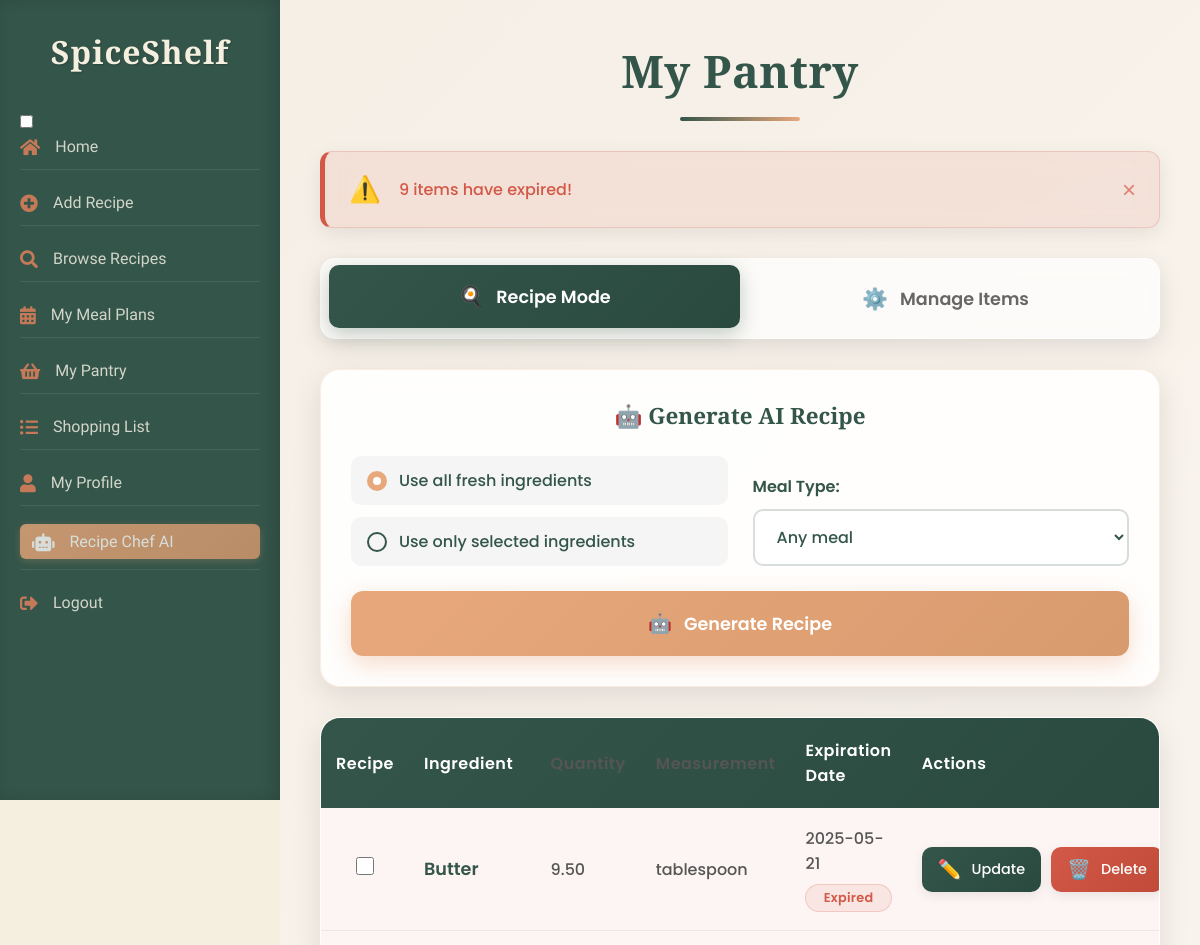
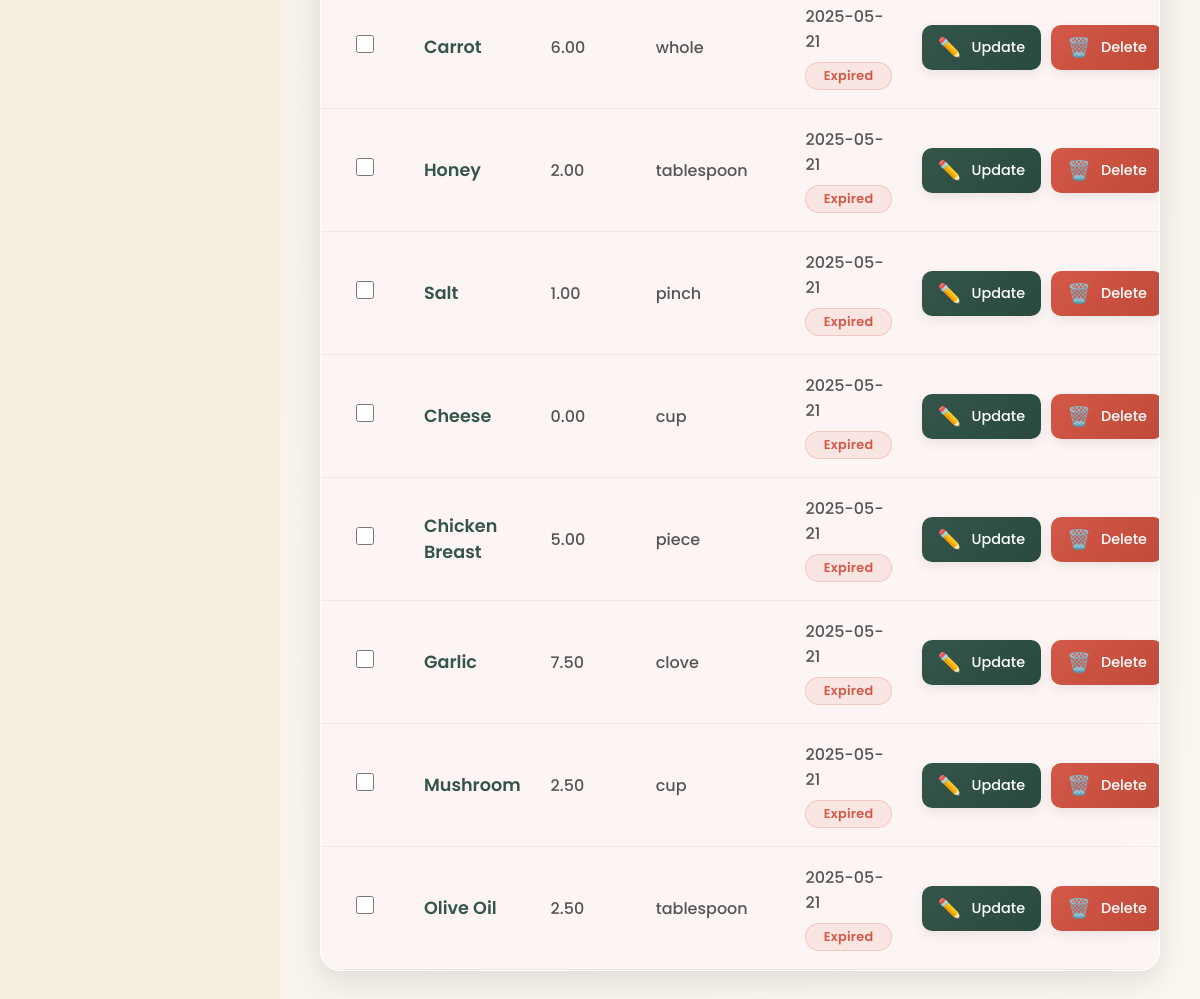
Page /index.php?action=pantry (signed in) on the earlier database version (2 pictures, top to bottom).
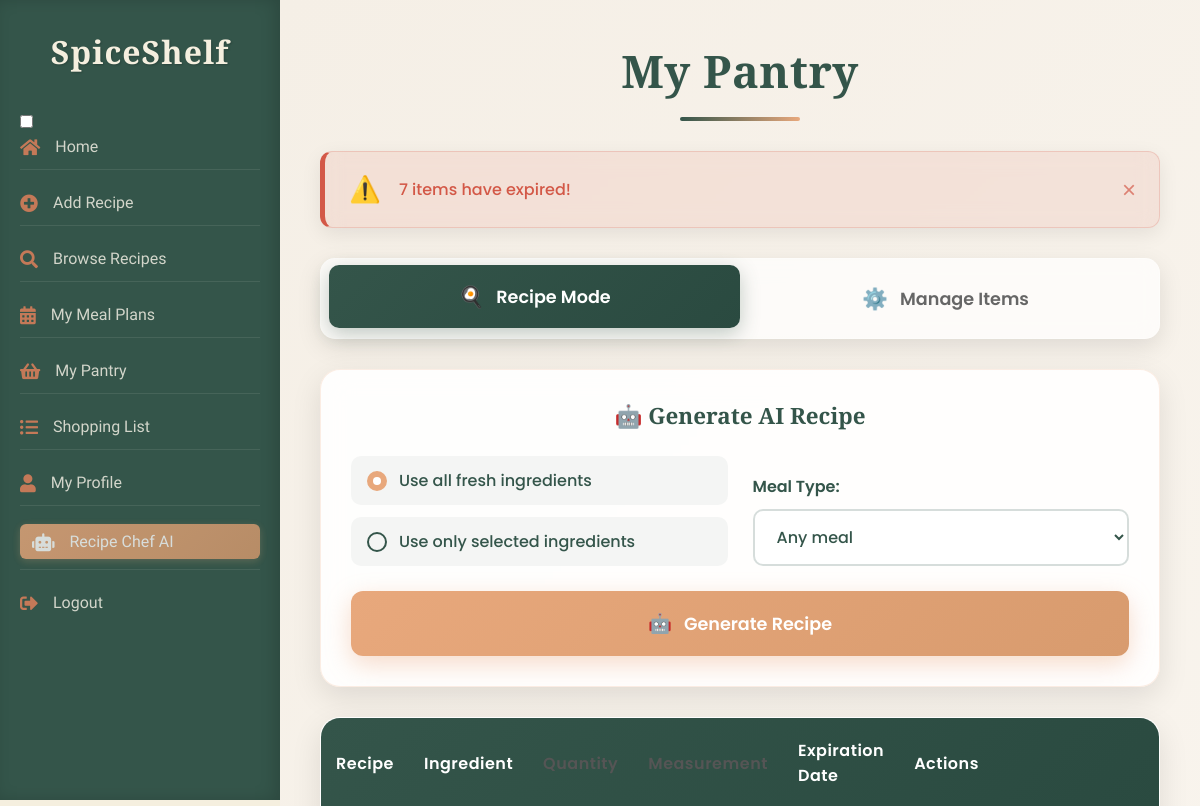
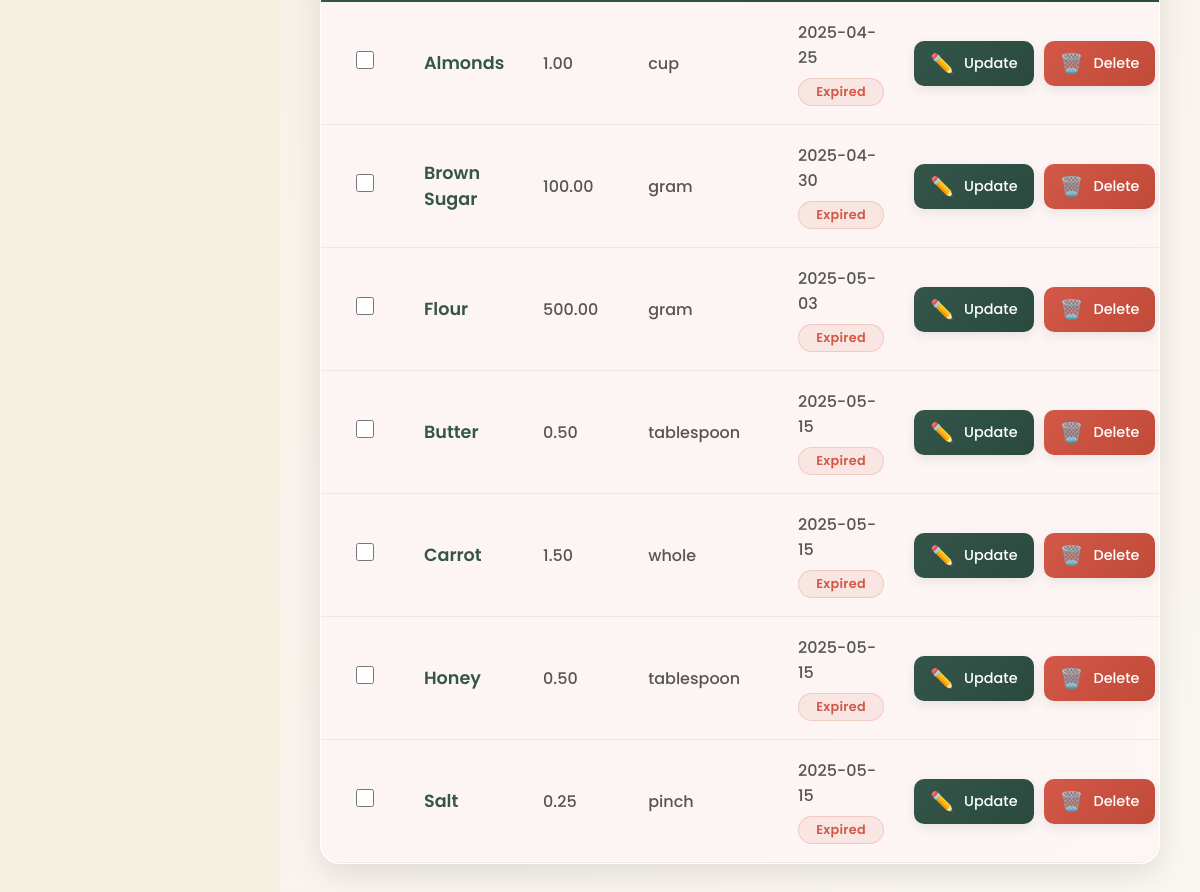
Same page on the later database version (2 pictures, top to bottom).
### tables this page shows
CREATE TABLE `pantry` (
  `pantry_id` int(11) NOT NULL,
  `user_id` int(11) NOT NULL,
  `ingredient_id` int(11) NOT NULL,
  `quantity` decimal(10,2) NOT NULL,
  `measurement_id` int(11) NOT NULL,
  `added_at` timestamp NOT NULL DEFAULT current_timestamp(),
  `expiration_date` date NOT NULL
);

CREATE TABLE `ingredients` (
  `ingredient_id` int(11) NOT NULL,
  `name` varchar(100) NOT NULL
);

CREATE TABLE `measurements` (
  `measurement_id` int(11) NOT NULL,
  `name` varchar(50) NOT NULL
);

### controllers/PantryController.php (called while the page is built, shortened)
<?php
require_once __DIR__ . '/../models/Pantry.php';
class PantryController {
    private $conn;
    public function __construct($conn) {
        $this->conn = $conn;
    }
    public function showPantryItems() {
        $user_id = $_SESSION['user_id'];
        $pantry = new Pantry($this->conn);
        $items = $pantry->getPantryItems($user_id);
        $this->loadView('pantry', ['items' => $items]);
    }
    private function loadView($viewName, $data = []) {
        extract($data);
        include_once __DIR__ . '/../views/' . $viewName . '.php';
    }
}
?>

### index.php (called while the page is built, shortened)
<?php
require_once 'controllers/RecipeController.php';
require_once 'controllers/PantryController.php';
$database = new Database();
$conn = $database->getConnection();
$router = new Router();
$userController = new UserController($conn);
$recipeController = new RecipeController($conn);
$pantryController = new PantryController($conn);
$mealPlanController = new MealPlanController($conn);
$shoppingListController = new ShoppingListController($conn);
$adminController = new AdminController($conn);
$router->addRoute('login', [$userController, 'login']);
$router->addRoute('register', [$userController, 'register']);
$router->addRoute('logout', function () {
    session_unset();
    session_destroy();
    header('Location: index.php?action=login');
    exit;
});
$router->addRoute('profile', [$userController, 'profile']);
$router->addRoute('add_recipe', [$recipeController, 'add']);
$router->addRoute('recipe_chat', [$recipeController, 'recipeChat']);
$router->addRoute('pantry', [$pantryController, 'showPantryItems']);
$router->addRoute('add', [$pantryController, 'add']);
$router->addRoute('update', [$pantryController, 'update']);
$router->addRoute('delete', [$pantryController, 'delete']);
$router->addRoute('favorite', [$recipeController, 'favorite']);
$router->addRoute('search_recipes', [$recipeController, 'searchRecipes']);
$router->addRoute('home', [$recipeController, 'displayHome']);
$router->addRoute('view_recipe', [$recipeController, 'viewRecipe']);
$router->addRoute('delete_recipe', [$recipeController, 'deleteRecipe']);
$router->addRoute('edit_recipe', [$recipeController, 'editRecipe']);
$router->addRoute('update_recipe', [$recipeController, 'updateRecipe']);
$router->addRoute('browse_recipes', [$recipeController, 'browseRecipes']);
$router->addRoute('meal_plans', [$mealPlanController, 'showMealPlans']);
$router->addRoute('shopping_list', [$shoppingListController, 'showLists']);
$router->addRoute('refresh_home_sections', [$recipeController, 'refresh_home_sections']);
$router->addRoute('getDefaultMeasurement', [$recipeController, 'getDefaultMeasurement']);
$router->addRoute('add_comment', [$recipeController, 'addComment']);
$router->addRoute('delete_comment', [$recipeController, 'deleteComment']);
$router->addRoute('pantry/bulkDelete', [$pantryController, 'bulkDelete']);
$router->addRoute('meal_plans/exportPDF', [$mealPlanController, 'exportPDF']);
$router->addRoute('meal_plans/searchRecipes', [$mealPlanController, 'searchRecipes']);
$router->addRoute('meal_plans/addMeal', [$mealPlanController, 'addMeal']);
$router->addRoute('meal_plans/getMeal', [$mealPlanController, 'getMeal']);
$router->addRoute('meal_plans/updateMeal', [$mealPlanController, 'updateMeal']);
$router->addRoute('meal_plans/removeMeal', [$mealPlanController, 'removeMeal']);
$router->addRoute('meal_plans/generateShoppingList', [$mealPlanController, 'generateShoppingList']);
$router->addRoute('adminLogin', [$adminController, 'adminLogin']);
$router->addRoute('adminLogout', [$adminController, 'adminLogout']);
$router->addRoute('adminDashboard', [$adminController, 'adminDashboard']);
$router->addRoute('adminUsers', [$adminController, 'adminUsers']);
$router->addRoute('adminViewUser', [$adminController, 'adminViewUser']);
$router->addRoute('adminRecipes', [$adminController, 'adminRecipes']);
$router->addRoute('adminViewRecipe', [$adminController, 'adminViewRecipe']);
$router->addRoute('adminIngredients', [$adminController, 'adminIngredients']);
$router->addRoute('adminAddIngredient', [$adminController, 'adminAddIngredient']);
$router->addRoute('adminEditIngredient', [$adminController, 'adminEditIngredient']);
$router->addRoute('adminDeleteIngredient', [$adminController, 'adminDeleteIngredient']);
$router->addRoute('adminCategories', [$adminController, 'adminCategories']);
$router->addRoute('adminAddCategory', [$adminController, 'adminAddCategory']);
$router->addRoute('adminEditCategory', [$adminController, 'adminEditCategory']);
$router->addRoute('adminDeleteCategory', [$adminController, 'adminDeleteCategory']);
$router->addRoute('adminDeleteUser', [$adminController, 'adminDeleteUser']);
$router->addRoute('adminDeleteRecipe', [$adminController, 'adminDeleteRecipe']);
$router->addRoute('adminUserReports', [$adminController, 'adminUserReports']);
$router->addRoute('adminRecipeReports', [$adminController, 'adminRecipeReports']);
$router->addRoute('adminAds', [$adminController, 'adminAds']);
$router->addRoute('adminAdReports', [$adminController, 'adminAdReports']);
$router->addRoute('adminExportAdReport', [$adminController, 'adminExportAdReport']);
$router->addRoute('adminExportUserReport', [$adminController, 'adminExportUserReport']);
$router->addRoute('adminExportRecipeReport', [$adminController, 'adminExportRecipeReport']);
$router->addRoute('adminSendInactivityNotice', [$adminController, 'adminSendInactivityNotice']);
$router->addRoute('logAdImpression', [$adminController, 'logAdImpression']);
$router->addRoute('adClick', [$adminController, 'adClick']);
$action = isset($_GET['action']) ? $_GET['action'] : 'home';
$router->handleRequest($action);
?>

### models/Pantry.php (called while the page is built, shortened)
<?php
class Pantry {
    private $conn;
    public function __construct($conn) {
        $this->conn = $conn;
    }
    public function getPantryItems($user_id) {
        $query = "SELECT
                    p.pantry_id,
                    i.name AS ingredient,
                    p.quantity,
                    m.name AS measurement,
                    p.expiration_date,
                    DATEDIFF(p.expiration_date, CURRENT_DATE()) as days_until_expiration
                  FROM pantry p
                  JOIN ingredients i ON p.ingredient_id = i.ingredient_id
                  JOIN measurements m ON p.measurement_id = m.measurement_id
                  WHERE p.user_id = ?
                  ORDER BY days_until_expiration ASC";
        $stmt = $this->conn->prepare($query);
        $stmt->bind_param("i", $user_id);
        $stmt->execute();
        $result = $stmt->get_result();
        $items = [];
        while ($row = $result->fetch_assoc()) {
            $items[] = $row;
        }
        return $items;
    }
}
?>

### views/pantry.php (the view, shortened to what the rows shown need)
<!DOCTYPE html>
<html lang="en">
<head>
    <link rel="stylesheet" href="assets/css/pantry.css">
    <link rel="stylesheet" href="assets/css/pantry-modals.css">
</head>
<body>
    <?php include('includes/header.php'); ?>
    <div class="container">
        <h1>My Pantry</h1>
        <div class="table-container">
            <form id="bulkActionForm" method="post" action="index.php?action=pantry&subaction=bulkDelete">
                <table class="pantry-table">
                    <thead>
                        <tr>
                            <th class="checkbox-column">
                                <span class="recipe-header">Recipe</span>
                            </th>
                            <th class="ingredient-column">Ingredient</th>
                            <th class="quantity-column">Quantity</th>
                            <th class="measurement-column">Measurement</th>
                            <th class="expiration-column" data-sort="expiration_date">Expiration Date</th>
                            <th class="actions-column">Actions</th>
                        </tr>
                    </thead>
                    <tbody>
                        <?php if (isset($items) && !empty($items)): ?>
                            <?php foreach ($items as $index => $row):
                                $rowClass = $index % 2 === 0 ? 'even' : 'odd';
                                if ($row['days_until_expiration'] < 0) {
                                    $rowClass .= ' expired';
                                } elseif ($row['days_until_expiration'] <= 7) {
                                    $rowClass .= ' expiring-soon';
                                }
                            ?>
                                <tr class="<?= $rowClass ?>">
                                    <td class="checkbox-column">
                                        <input type="checkbox"
                                               name="selected_items[]"
                                               value="<?= $row['pantry_id'] ?>"
                                               class="item-checkbox"
                                               data-ingredient='<?= json_encode([
                                                   'pantry_id' => $row['pantry_id'],
                                                   'ingredient' => $row['ingredient'],
                                                   'quantity' => $row['quantity'],
                                                   'measurement' => $row['measurement'],
                                                   'days_until_expiration' => $row['days_until_expiration'],
                                                   'expiration_date' => $row['expiration_date']
                                               ]) ?>'
                                               data-expired="<?= ($row['days_until_expiration'] < 0) ? 'true' : 'false' ?>">
                                    </td>
                                    <td class="ingredient-column">
                                        <div class="ingredient-info">
                                            <span class="ingredient-name"><?= htmlspecialchars($row['ingredient']) ?></span>
                                        </div>
                                    </td>
                                    <td class="quantity-column"><?= htmlspecialchars($row['quantity']) ?></td>
                                    <td class="measurement-column"><?= htmlspecialchars($row['measurement']) ?></td>
                                    <td class="expiration-column">
                                        <div class="expiration-info">
                                            <span class="expiration-date"><?= htmlspecialchars($row['expiration_date']) ?></span>
                                            <?php if ($row['days_until_expiration'] < 0): ?>
                                                <span class="expiry-tag expired">Expired</span>
                                            <?php elseif ($row['days_until_expiration'] <= 7): ?>
                                                <span class="expiry-tag expiring">Expires in <?= $row['days_until_expiration'] ?> days</span>
                                            <?php endif; ?>
                                        </div>
                                    </td>
                                    <td class="actions-column">
                                        <div class="item-actions">
                                            <a href="index.php?action=update&id=<?= $row['pantry_id'] ?>" class="action-btn update-btn">
                                                <span class="btn-icon">✏️</span>
                                                <span class="btn-text">Update</span>
                                            </a>
                                            <a href="index.php?action=delete&id=<?= $row['pantry_id'] ?>"
                                               class="action-btn delete-btn"
                                               onclick="return confirm('Are you sure you want to delete this item?');">
                                                <span class="btn-icon">🗑️</span>
                                                <span class="btn-text">Delete</span>
                                            </a>
                                        </div>
                                    </td>
                                </tr>
                            <?php endforeach; ?>
                        <?php endif; ?>
                    </tbody>
                </table>
            </form>
        </div>
    </div>
</body>
</html>

Differences in the rows shown:
removed pantry: ingredient.name "Cheese", quantity "0.00", measurement.name "cup", expiration_date "2025-05-21"
removed pantry: ingredient.name "Chicken Breast", quantity "5.00", measurement.name "piece", expiration_date "2025-05-21"
removed pantry: ingredient.name "Garlic", quantity "7.50", measurement.name "clove", expiration_date "2025-05-21"
removed pantry: ingredient.name "Mushroom", quantity "2.50", measurement.name "cup", expiration_date "2025-05-21"
removed pantry: ingredient.name "Olive Oil", quantity "2.50", measurement.name "tablespoon", expiration_date "2025-05-21"
added pantry: ingredient.name "Almonds", quantity "1.00", measurement.name "cup", expiration_date "2025-04-25"
added pantry: ingredient.name "Brown Sugar", quantity "100.00", measurement.name "gram", expiration_date "2025-04-30"
added pantry: ingredient.name "Flour", quantity "500.00", measurement.name "gram", expiration_date "2025-05-03"
changed pantry "Butter": quantity "9.50" → "0.50"; expiration_date "2025-05-21" → "2025-05-15"
changed pantry "Carrot": quantity "6.00" → "1.50"; expiration_date "2025-05-21" → "2025-05-15"
changed pantry "Honey": quantity "2.00" → "0.50"; expiration_date "2025-05-21" → "2025-05-15"
changed pantry "Salt": quantity "1.00" → "0.25"; expiration_date "2025-05-21" → "2025-05-15"
Other differences:
$count: "9" → "7"
